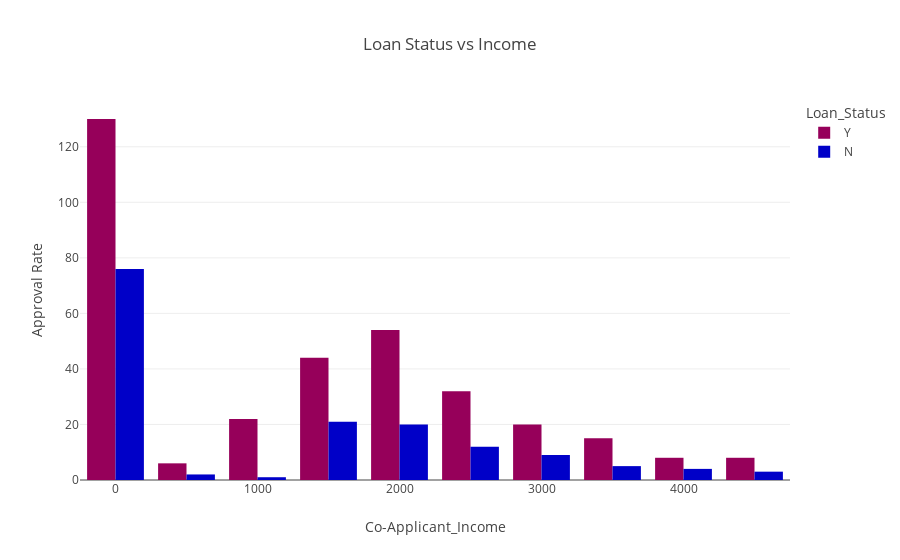

Notebook cell for this chart:
### Code cell
income2 = df.groupby(['Co-Applicant_Income', 'Loan_Status']).size()

total = df.groupby('Co-Applicant_Income').size()

approval_by_income = round(income2 / total * 100, 1)

credit_2_loan = px.histogram(df, 
                             x='Co-Applicant_Income', 
                             color='Loan_Status',
                             barmode='group',
                             color_discrete_sequence=px.colors.sequential.Rainbow,
                             title='Loan Status vs Income')

credit_2_loan.update_xaxes(title_text='Co-Applicant_Income')
credit_2_loan.update_yaxes(title_text='Approval Rate')


credit_2_loan.show();

### Figure 1 — Plotly figure (JSON) as saved in the notebook; plotly's stock layout.template omitted (floating-point values rounded to 4 significant figures; data arrays with more than 128 entries replaced by an {"elided": "..."} marker saying what was removed)
{"data": [{"alignmentgroup": "True", "bingroup": "x", "hovertemplate": "Loan_Status=Y<br>Co-Applicant_Income=%{x}<br>count=%{y}<extra></extra>", "legendgroup": "Y", "marker": {"color": "rgb(150,0,90)", "pattern": {"shape": ""}}, "name": "Y", "offsetgroup": "Y", "orientation": "v", "showlegend": true, "type": "histogram", "x": {"elided": "339 float values"}, "xaxis": "x", "yaxis": "y"}, {"alignmentgroup": "True", "bingroup": "x", "hovertemplate": "Loan_Status=N<br>Co-Applicant_Income=%{x}<br>count=%{y}<extra></extra>", "legendgroup": "N", "marker": {"color": "rgb(0,0,200)", "pattern": {"shape": ""}}, "name": "N", "offsetgroup": "N", "orientation": "v", "showlegend": true, "type": "histogram", "x": {"elided": "153 int values"}, "xaxis": "x", "yaxis": "y"}], "layout": {"barmode": "group", "legend": {"title": {"text": "Loan_Status"}, "tracegroupgap": 0}, "title": {"text": "Loan Status vs Income"}, "xaxis": {"anchor": "y", "domain": [0, 1], "title": {"text": "Co-Applicant_Income"}}, "yaxis": {"anchor": "x", "domain": [0, 1], "title": {"text": "Approval Rate"}}}}
